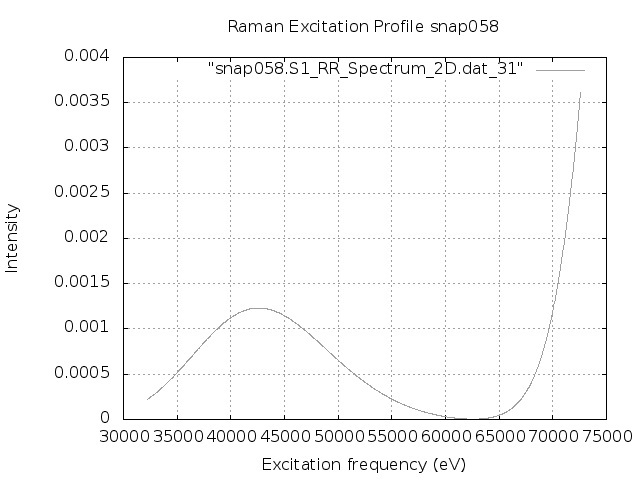

This figure's gnuplot source:
set terminal png
set output "snap058.S1.REP_frozen.png"
set xlabel 'Excitation frequency (eV)'
set ylabel 'Intensity'
set title "Raman Excitation Profile snap058"
set grid
set autoscale
plot "snap058.S1_RR_Spectrum_2D.dat_31" with lines lc "blue"
exit
